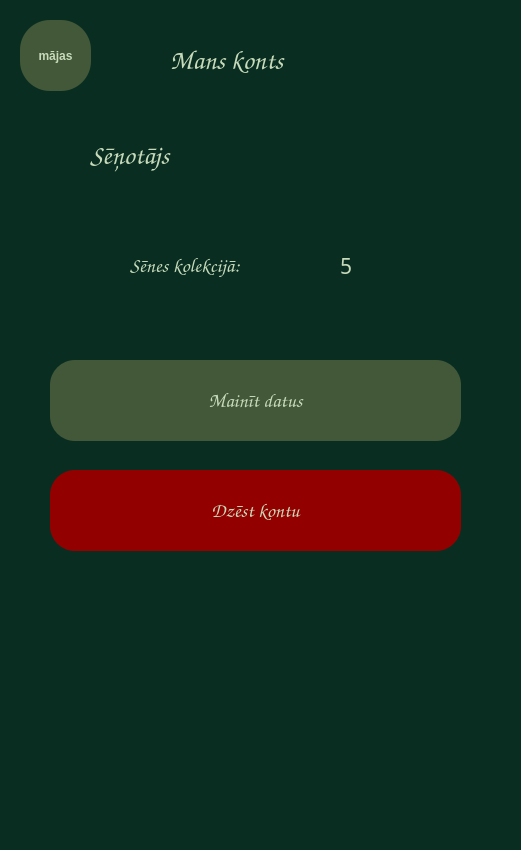
<?xml version="1.0" encoding="UTF-8"?>
<ui version="4.0">
 <class>MainWindow</class>
 <widget class="QMainWindow" name="MainWindow">
  <property name="geometry">
   <rect>
    <x>0</x>
    <y>0</y>
    <width>521</width>
    <height>850</height>
   </rect>
  </property>
  <property name="minimumSize">
   <size>
    <width>521</width>
    <height>850</height>
   </size>
  </property>
  <property name="maximumSize">
   <size>
    <width>520</width>
    <height>850</height>
   </size>
  </property>
  <property name="windowTitle">
   <string>MansKonts</string>
  </property>
  <property name="styleSheet">
   <string notr="true">background-color: rgb(9, 46, 33);</string>
  </property>
  <widget class="QWidget" name="centralwidget">
   <widget class="QPushButton" name="homebutton">
    <property name="geometry">
     <rect>
      <x>20</x>
      <y>20</y>
      <width>71</width>
      <height>71</height>
     </rect>
    </property>
    <property name="font">
     <font>
      <weight>75</weight>
      <bold>true</bold>
     </font>
    </property>
    <property name="styleSheet">
     <string notr="true">border-radius: 30px;
background-color: rgb(66, 88, 56);
color: rgb(199, 218, 186);</string>
    </property>
    <property name="text">
     <string>mājas</string>
    </property>
   </widget>
   <widget class="QLabel" name="newtitle">
    <property name="geometry">
     <rect>
      <x>170</x>
      <y>40</y>
      <width>181</width>
      <height>41</height>
     </rect>
    </property>
    <property name="minimumSize">
     <size>
      <width>181</width>
      <height>41</height>
     </size>
    </property>
    <property name="maximumSize">
     <size>
      <width>181</width>
      <height>41</height>
     </size>
    </property>
    <property name="palette">
     <palette>
      <active>
       <colorrole role="WindowText">
        <brush brushstyle="SolidPattern">
         <color alpha="255">
          <red>199</red>
          <green>218</green>
          <blue>186</blue>
         </color>
        </brush>
       </colorrole>
       <colorrole role="Button">
        <brush brushstyle="SolidPattern">
         <color alpha="255">
          <red>9</red>
          <green>46</green>
          <blue>33</blue>
         </color>
        </brush>
       </colorrole>
       <colorrole role="Text">
        <brush brushstyle="SolidPattern">
         <color alpha="255">
          <red>199</red>
          <green>218</green>
          <blue>186</blue>
         </color>
        </brush>
       </colorrole>
       <colorrole role="Base">
        <brush brushstyle="SolidPattern">
         <color alpha="255">
          <red>9</red>
          <green>46</green>
          <blue>33</blue>
         </color>
        </brush>
       </colorrole>
       <colorrole role="Window">
        <brush brushstyle="SolidPattern">
         <color alpha="255">
          <red>9</red>
          <green>46</green>
          <blue>33</blue>
         </color>
        </brush>
       </colorrole>
      </active>
      <inactive>
       <colorrole role="WindowText">
        <brush brushstyle="SolidPattern">
         <color alpha="255">
          <red>199</red>
          <green>218</green>
          <blue>186</blue>
         </color>
        </brush>
       </colorrole>
       <colorrole role="Button">
        <brush brushstyle="SolidPattern">
         <color alpha="255">
          <red>9</red>
          <green>46</green>
          <blue>33</blue>
         </color>
        </brush>
       </colorrole>
       <colorrole role="Text">
        <brush brushstyle="SolidPattern">
         <color alpha="255">
          <red>199</red>
          <green>218</green>
          <blue>186</blue>
         </color>
        </brush>
       </colorrole>
       <colorrole role="Base">
        <brush brushstyle="SolidPattern">
         <color alpha="255">
          <red>9</red>
          <green>46</green>
          <blue>33</blue>
         </color>
        </brush>
       </colorrole>
       <colorrole role="Window">
        <brush brushstyle="SolidPattern">
         <color alpha="255">
          <red>9</red>
          <green>46</green>
          <blue>33</blue>
         </color>
        </brush>
       </colorrole>
      </inactive>
      <disabled>
       <colorrole role="WindowText">
        <brush brushstyle="SolidPattern">
         <color alpha="255">
          <red>120</red>
          <green>120</green>
          <blue>120</blue>
         </color>
        </brush>
       </colorrole>
       <colorrole role="Button">
        <brush brushstyle="SolidPattern">
         <color alpha="255">
          <red>9</red>
          <green>46</green>
          <blue>33</blue>
         </color>
        </brush>
       </colorrole>
       <colorrole role="Text">
        <brush brushstyle="SolidPattern">
         <color alpha="255">
          <red>120</red>
          <green>120</green>
          <blue>120</blue>
         </color>
        </brush>
       </colorrole>
       <colorrole role="Base">
        <brush brushstyle="SolidPattern">
         <color alpha="255">
          <red>9</red>
          <green>46</green>
          <blue>33</blue>
         </color>
        </brush>
       </colorrole>
       <colorrole role="Window">
        <brush brushstyle="SolidPattern">
         <color alpha="255">
          <red>9</red>
          <green>46</green>
          <blue>33</blue>
         </color>
        </brush>
       </colorrole>
      </disabled>
     </palette>
    </property>
    <property name="font">
     <font>
      <family>Comic Sans MS</family>
      <pointsize>20</pointsize>
      <weight>75</weight>
      <bold>true</bold>
     </font>
    </property>
    <property name="autoFillBackground">
     <bool>false</bool>
    </property>
    <property name="locale">
     <locale language="Latvian" country="Latvia"/>
    </property>
    <property name="text">
     <string>Mans konts</string>
    </property>
    <property name="wordWrap">
     <bool>false</bool>
    </property>
    <property name="margin">
     <number>0</number>
    </property>
   </widget>
   <widget class="QPushButton" name="changedatabutton">
    <property name="geometry">
     <rect>
      <x>50</x>
      <y>360</y>
      <width>411</width>
      <height>81</height>
     </rect>
    </property>
    <property name="minimumSize">
     <size>
      <width>151</width>
      <height>41</height>
     </size>
    </property>
    <property name="maximumSize">
     <size>
      <width>411</width>
      <height>81</height>
     </size>
    </property>
    <property name="palette">
     <palette>
      <active>
       <colorrole role="WindowText">
        <brush brushstyle="SolidPattern">
         <color alpha="255">
          <red>199</red>
          <green>218</green>
          <blue>186</blue>
         </color>
        </brush>
       </colorrole>
       <colorrole role="Button">
        <brush brushstyle="SolidPattern">
         <color alpha="255">
          <red>66</red>
          <green>88</green>
          <blue>56</blue>
         </color>
        </brush>
       </colorrole>
       <colorrole role="Text">
        <brush brushstyle="SolidPattern">
         <color alpha="255">
          <red>199</red>
          <green>218</green>
          <blue>186</blue>
         </color>
        </brush>
       </colorrole>
       <colorrole role="ButtonText">
        <brush brushstyle="SolidPattern">
         <color alpha="255">
          <red>199</red>
          <green>218</green>
          <blue>186</blue>
         </color>
        </brush>
       </colorrole>
       <colorrole role="Base">
        <brush brushstyle="SolidPattern">
         <color alpha="255">
          <red>66</red>
          <green>88</green>
          <blue>56</blue>
         </color>
        </brush>
       </colorrole>
       <colorrole role="Window">
        <brush brushstyle="SolidPattern">
         <color alpha="255">
          <red>66</red>
          <green>88</green>
          <blue>56</blue>
         </color>
        </brush>
       </colorrole>
      </active>
      <inactive>
       <colorrole role="WindowText">
        <brush brushstyle="SolidPattern">
         <color alpha="255">
          <red>199</red>
          <green>218</green>
          <blue>186</blue>
         </color>
        </brush>
       </colorrole>
       <colorrole role="Button">
        <brush brushstyle="SolidPattern">
         <color alpha="255">
          <red>66</red>
          <green>88</green>
          <blue>56</blue>
         </color>
        </brush>
       </colorrole>
       <colorrole role="Text">
        <brush brushstyle="SolidPattern">
         <color alpha="255">
          <red>199</red>
          <green>218</green>
          <blue>186</blue>
         </color>
        </brush>
       </colorrole>
       <colorrole role="ButtonText">
        <brush brushstyle="SolidPattern">
         <color alpha="255">
          <red>199</red>
          <green>218</green>
          <blue>186</blue>
         </color>
        </brush>
       </colorrole>
       <colorrole role="Base">
        <brush brushstyle="SolidPattern">
         <color alpha="255">
          <red>66</red>
          <green>88</green>
          <blue>56</blue>
         </color>
        </brush>
       </colorrole>
       <colorrole role="Window">
        <brush brushstyle="SolidPattern">
         <color alpha="255">
          <red>66</red>
          <green>88</green>
          <blue>56</blue>
         </color>
        </brush>
       </colorrole>
      </inactive>
      <disabled>
       <colorrole role="WindowText">
        <brush brushstyle="SolidPattern">
         <color alpha="255">
          <red>199</red>
          <green>218</green>
          <blue>186</blue>
         </color>
        </brush>
       </colorrole>
       <colorrole role="Button">
        <brush brushstyle="SolidPattern">
         <color alpha="255">
          <red>66</red>
          <green>88</green>
          <blue>56</blue>
         </color>
        </brush>
       </colorrole>
       <colorrole role="Text">
        <brush brushstyle="SolidPattern">
         <color alpha="255">
          <red>199</red>
          <green>218</green>
          <blue>186</blue>
         </color>
        </brush>
       </colorrole>
       <colorrole role="ButtonText">
        <brush brushstyle="SolidPattern">
         <color alpha="255">
          <red>199</red>
          <green>218</green>
          <blue>186</blue>
         </color>
        </brush>
       </colorrole>
       <colorrole role="Base">
        <brush brushstyle="SolidPattern">
         <color alpha="255">
          <red>66</red>
          <green>88</green>
          <blue>56</blue>
         </color>
        </brush>
       </colorrole>
       <colorrole role="Window">
        <brush brushstyle="SolidPattern">
         <color alpha="255">
          <red>66</red>
          <green>88</green>
          <blue>56</blue>
         </color>
        </brush>
       </colorrole>
      </disabled>
     </palette>
    </property>
    <property name="font">
     <font>
      <family>Comic Sans MS</family>
      <pointsize>15</pointsize>
      <weight>75</weight>
      <bold>true</bold>
     </font>
    </property>
    <property name="styleSheet">
     <string notr="true">border-radius: 25px;
background-color: rgb(66, 88, 56);
color: rgb(199, 218, 186);</string>
    </property>
    <property name="locale">
     <locale language="Latvian" country="Latvia"/>
    </property>
    <property name="text">
     <string>Mainīt datus</string>
    </property>
   </widget>
   <widget class="QLabel" name="usernamelabel">
    <property name="geometry">
     <rect>
      <x>240</x>
      <y>140</y>
      <width>211</width>
      <height>31</height>
     </rect>
    </property>
    <property name="minimumSize">
     <size>
      <width>211</width>
      <height>31</height>
     </size>
    </property>
    <property name="maximumSize">
     <size>
      <width>211</width>
      <height>31</height>
     </size>
    </property>
    <property name="palette">
     <palette>
      <active>
       <colorrole role="WindowText">
        <brush brushstyle="SolidPattern">
         <color alpha="255">
          <red>199</red>
          <green>218</green>
          <blue>186</blue>
         </color>
        </brush>
       </colorrole>
       <colorrole role="Button">
        <brush brushstyle="SolidPattern">
         <color alpha="255">
          <red>9</red>
          <green>46</green>
          <blue>33</blue>
         </color>
        </brush>
       </colorrole>
       <colorrole role="Text">
        <brush brushstyle="SolidPattern">
         <color alpha="255">
          <red>199</red>
          <green>218</green>
          <blue>186</blue>
         </color>
        </brush>
       </colorrole>
       <colorrole role="Base">
        <brush brushstyle="SolidPattern">
         <color alpha="255">
          <red>9</red>
          <green>46</green>
          <blue>33</blue>
         </color>
        </brush>
       </colorrole>
       <colorrole role="Window">
        <brush brushstyle="SolidPattern">
         <color alpha="255">
          <red>9</red>
          <green>46</green>
          <blue>33</blue>
         </color>
        </brush>
       </colorrole>
      </active>
      <inactive>
       <colorrole role="WindowText">
        <brush brushstyle="SolidPattern">
         <color alpha="255">
          <red>199</red>
          <green>218</green>
          <blue>186</blue>
         </color>
        </brush>
       </colorrole>
       <colorrole role="Button">
        <brush brushstyle="SolidPattern">
         <color alpha="255">
          <red>9</red>
          <green>46</green>
          <blue>33</blue>
         </color>
        </brush>
       </colorrole>
       <colorrole role="Text">
        <brush brushstyle="SolidPattern">
         <color alpha="255">
          <red>199</red>
          <green>218</green>
          <blue>186</blue>
         </color>
        </brush>
       </colorrole>
       <colorrole role="Base">
        <brush brushstyle="SolidPattern">
         <color alpha="255">
          <red>9</red>
          <green>46</green>
          <blue>33</blue>
         </color>
        </brush>
       </colorrole>
       <colorrole role="Window">
        <brush brushstyle="SolidPattern">
         <color alpha="255">
          <red>9</red>
          <green>46</green>
          <blue>33</blue>
         </color>
        </brush>
       </colorrole>
      </inactive>
      <disabled>
       <colorrole role="WindowText">
        <brush brushstyle="SolidPattern">
         <color alpha="255">
          <red>120</red>
          <green>120</green>
          <blue>120</blue>
         </color>
        </brush>
       </colorrole>
       <colorrole role="Button">
        <brush brushstyle="SolidPattern">
         <color alpha="255">
          <red>9</red>
          <green>46</green>
          <blue>33</blue>
         </color>
        </brush>
       </colorrole>
       <colorrole role="Text">
        <brush brushstyle="SolidPattern">
         <color alpha="255">
          <red>120</red>
          <green>120</green>
          <blue>120</blue>
         </color>
        </brush>
       </colorrole>
       <colorrole role="Base">
        <brush brushstyle="SolidPattern">
         <color alpha="255">
          <red>9</red>
          <green>46</green>
          <blue>33</blue>
         </color>
        </brush>
       </colorrole>
       <colorrole role="Window">
        <brush brushstyle="SolidPattern">
         <color alpha="255">
          <red>9</red>
          <green>46</green>
          <blue>33</blue>
         </color>
        </brush>
       </colorrole>
      </disabled>
     </palette>
    </property>
    <property name="font">
     <font>
      <family>OCR A Extended</family>
      <pointsize>16</pointsize>
      <weight>50</weight>
      <bold>false</bold>
     </font>
    </property>
    <property name="autoFillBackground">
     <bool>false</bool>
    </property>
    <property name="locale">
     <locale language="Latvian" country="Latvia"/>
    </property>
    <property name="text">
     <string/>
    </property>
    <property name="wordWrap">
     <bool>false</bool>
    </property>
    <property name="margin">
     <number>0</number>
    </property>
   </widget>
   <widget class="QLabel" name="hellotitle">
    <property name="geometry">
     <rect>
      <x>90</x>
      <y>130</y>
      <width>141</width>
      <height>51</height>
     </rect>
    </property>
    <property name="minimumSize">
     <size>
      <width>141</width>
      <height>51</height>
     </size>
    </property>
    <property name="maximumSize">
     <size>
      <width>141</width>
      <height>51</height>
     </size>
    </property>
    <property name="palette">
     <palette>
      <active>
       <colorrole role="WindowText">
        <brush brushstyle="SolidPattern">
         <color alpha="255">
          <red>199</red>
          <green>218</green>
          <blue>186</blue>
         </color>
        </brush>
       </colorrole>
       <colorrole role="Button">
        <brush brushstyle="SolidPattern">
         <color alpha="255">
          <red>9</red>
          <green>46</green>
          <blue>33</blue>
         </color>
        </brush>
       </colorrole>
       <colorrole role="Text">
        <brush brushstyle="SolidPattern">
         <color alpha="255">
          <red>199</red>
          <green>218</green>
          <blue>186</blue>
         </color>
        </brush>
       </colorrole>
       <colorrole role="Base">
        <brush brushstyle="SolidPattern">
         <color alpha="255">
          <red>9</red>
          <green>46</green>
          <blue>33</blue>
         </color>
        </brush>
       </colorrole>
       <colorrole role="Window">
        <brush brushstyle="SolidPattern">
         <color alpha="255">
          <red>9</red>
          <green>46</green>
          <blue>33</blue>
         </color>
        </brush>
       </colorrole>
      </active>
      <inactive>
       <colorrole role="WindowText">
        <brush brushstyle="SolidPattern">
         <color alpha="255">
          <red>199</red>
          <green>218</green>
          <blue>186</blue>
         </color>
        </brush>
       </colorrole>
       <colorrole role="Button">
        <brush brushstyle="SolidPattern">
         <color alpha="255">
          <red>9</red>
          <green>46</green>
          <blue>33</blue>
         </color>
        </brush>
       </colorrole>
       <colorrole role="Text">
        <brush brushstyle="SolidPattern">
         <color alpha="255">
          <red>199</red>
          <green>218</green>
          <blue>186</blue>
         </color>
        </brush>
       </colorrole>
       <colorrole role="Base">
        <brush brushstyle="SolidPattern">
         <color alpha="255">
          <red>9</red>
          <green>46</green>
          <blue>33</blue>
         </color>
        </brush>
       </colorrole>
       <colorrole role="Window">
        <brush brushstyle="SolidPattern">
         <color alpha="255">
          <red>9</red>
          <green>46</green>
          <blue>33</blue>
         </color>
        </brush>
       </colorrole>
      </inactive>
      <disabled>
       <colorrole role="WindowText">
        <brush brushstyle="SolidPattern">
         <color alpha="255">
          <red>120</red>
          <green>120</green>
          <blue>120</blue>
         </color>
        </brush>
       </colorrole>
       <colorrole role="Button">
        <brush brushstyle="SolidPattern">
         <color alpha="255">
          <red>9</red>
          <green>46</green>
          <blue>33</blue>
         </color>
        </brush>
       </colorrole>
       <colorrole role="Text">
        <brush brushstyle="SolidPattern">
         <color alpha="255">
          <red>120</red>
          <green>120</green>
          <blue>120</blue>
         </color>
        </brush>
       </colorrole>
       <colorrole role="Base">
        <brush brushstyle="SolidPattern">
         <color alpha="255">
          <red>9</red>
          <green>46</green>
          <blue>33</blue>
         </color>
        </brush>
       </colorrole>
       <colorrole role="Window">
        <brush brushstyle="SolidPattern">
         <color alpha="255">
          <red>9</red>
          <green>46</green>
          <blue>33</blue>
         </color>
        </brush>
       </colorrole>
      </disabled>
     </palette>
    </property>
    <property name="font">
     <font>
      <family>Comic Sans MS</family>
      <pointsize>20</pointsize>
      <weight>75</weight>
      <bold>true</bold>
     </font>
    </property>
    <property name="autoFillBackground">
     <bool>false</bool>
    </property>
    <property name="locale">
     <locale language="Latvian" country="Latvia"/>
    </property>
    <property name="text">
     <string>Sēņotājs</string>
    </property>
    <property name="wordWrap">
     <bool>false</bool>
    </property>
    <property name="margin">
     <number>0</number>
    </property>
   </widget>
   <widget class="QPushButton" name="deleteaccbutton">
    <property name="geometry">
     <rect>
      <x>50</x>
      <y>470</y>
      <width>411</width>
      <height>81</height>
     </rect>
    </property>
    <property name="minimumSize">
     <size>
      <width>151</width>
      <height>41</height>
     </size>
    </property>
    <property name="maximumSize">
     <size>
      <width>411</width>
      <height>81</height>
     </size>
    </property>
    <property name="palette">
     <palette>
      <active>
       <colorrole role="WindowText">
        <brush brushstyle="SolidPattern">
         <color alpha="255">
          <red>199</red>
          <green>218</green>
          <blue>186</blue>
         </color>
        </brush>
       </colorrole>
       <colorrole role="Button">
        <brush brushstyle="SolidPattern">
         <color alpha="255">
          <red>147</red>
          <green>0</green>
          <blue>0</blue>
         </color>
        </brush>
       </colorrole>
       <colorrole role="Text">
        <brush brushstyle="SolidPattern">
         <color alpha="255">
          <red>199</red>
          <green>218</green>
          <blue>186</blue>
         </color>
        </brush>
       </colorrole>
       <colorrole role="ButtonText">
        <brush brushstyle="SolidPattern">
         <color alpha="255">
          <red>199</red>
          <green>218</green>
          <blue>186</blue>
         </color>
        </brush>
       </colorrole>
       <colorrole role="Base">
        <brush brushstyle="SolidPattern">
         <color alpha="255">
          <red>147</red>
          <green>0</green>
          <blue>0</blue>
         </color>
        </brush>
       </colorrole>
       <colorrole role="Window">
        <brush brushstyle="SolidPattern">
         <color alpha="255">
          <red>147</red>
          <green>0</green>
          <blue>0</blue>
         </color>
        </brush>
       </colorrole>
      </active>
      <inactive>
       <colorrole role="WindowText">
        <brush brushstyle="SolidPattern">
         <color alpha="255">
          <red>199</red>
          <green>218</green>
          <blue>186</blue>
         </color>
        </brush>
       </colorrole>
       <colorrole role="Button">
        <brush brushstyle="SolidPattern">
         <color alpha="255">
          <red>147</red>
          <green>0</green>
          <blue>0</blue>
         </color>
        </brush>
       </colorrole>
       <colorrole role="Text">
        <brush brushstyle="SolidPattern">
         <color alpha="255">
          <red>199</red>
          <green>218</green>
          <blue>186</blue>
         </color>
        </brush>
       </colorrole>
       <colorrole role="ButtonText">
        <brush brushstyle="SolidPattern">
         <color alpha="255">
          <red>199</red>
          <green>218</green>
          <blue>186</blue>
         </color>
        </brush>
       </colorrole>
       <colorrole role="Base">
        <brush brushstyle="SolidPattern">
         <color alpha="255">
          <red>147</red>
          <green>0</green>
          <blue>0</blue>
         </color>
        </brush>
       </colorrole>
       <colorrole role="Window">
        <brush brushstyle="SolidPattern">
         <color alpha="255">
          <red>147</red>
          <green>0</green>
          <blue>0</blue>
         </color>
        </brush>
       </colorrole>
      </inactive>
      <disabled>
       <colorrole role="WindowText">
        <brush brushstyle="SolidPattern">
         <color alpha="255">
          <red>199</red>
          <green>218</green>
          <blue>186</blue>
         </color>
        </brush>
       </colorrole>
       <colorrole role="Button">
        <brush brushstyle="SolidPattern">
         <color alpha="255">
          <red>147</red>
          <green>0</green>
          <blue>0</blue>
         </color>
        </brush>
       </colorrole>
       <colorrole role="Text">
        <brush brushstyle="SolidPattern">
         <color alpha="255">
          <red>199</red>
          <green>218</green>
          <blue>186</blue>
         </color>
        </brush>
       </colorrole>
       <colorrole role="ButtonText">
        <brush brushstyle="SolidPattern">
         <color alpha="255">
          <red>199</red>
          <green>218</green>
          <blue>186</blue>
         </color>
        </brush>
       </colorrole>
       <colorrole role="Base">
        <brush brushstyle="SolidPattern">
         <color alpha="255">
          <red>147</red>
          <green>0</green>
          <blue>0</blue>
         </color>
        </brush>
       </colorrole>
       <colorrole role="Window">
        <brush brushstyle="SolidPattern">
         <color alpha="255">
          <red>147</red>
          <green>0</green>
          <blue>0</blue>
         </color>
        </brush>
       </colorrole>
      </disabled>
     </palette>
    </property>
    <property name="font">
     <font>
      <family>Comic Sans MS</family>
      <pointsize>15</pointsize>
      <weight>75</weight>
      <bold>true</bold>
     </font>
    </property>
    <property name="styleSheet">
     <string notr="true">border-radius: 25px;
background-color: rgb(147, 0, 0);
color: rgb(199, 218, 186);</string>
    </property>
    <property name="locale">
     <locale language="Latvian" country="Latvia"/>
    </property>
    <property name="text">
     <string>Dzēst kontu</string>
    </property>
   </widget>
   <widget class="QLabel" name="datasum">
    <property name="geometry">
     <rect>
      <x>340</x>
      <y>250</y>
      <width>111</width>
      <height>31</height>
     </rect>
    </property>
    <property name="minimumSize">
     <size>
      <width>111</width>
      <height>31</height>
     </size>
    </property>
    <property name="maximumSize">
     <size>
      <width>111</width>
      <height>31</height>
     </size>
    </property>
    <property name="palette">
     <palette>
      <active>
       <colorrole role="WindowText">
        <brush brushstyle="SolidPattern">
         <color alpha="255">
          <red>199</red>
          <green>218</green>
          <blue>186</blue>
         </color>
        </brush>
       </colorrole>
       <colorrole role="Button">
        <brush brushstyle="SolidPattern">
         <color alpha="255">
          <red>9</red>
          <green>46</green>
          <blue>33</blue>
         </color>
        </brush>
       </colorrole>
       <colorrole role="Text">
        <brush brushstyle="SolidPattern">
         <color alpha="255">
          <red>199</red>
          <green>218</green>
          <blue>186</blue>
         </color>
        </brush>
       </colorrole>
       <colorrole role="Base">
        <brush brushstyle="SolidPattern">
         <color alpha="255">
          <red>9</red>
          <green>46</green>
          <blue>33</blue>
         </color>
        </brush>
       </colorrole>
       <colorrole role="Window">
        <brush brushstyle="SolidPattern">
         <color alpha="255">
          <red>9</red>
          <green>46</green>
          <blue>33</blue>
         </color>
        </brush>
       </colorrole>
      </active>
      <inactive>
       <colorrole role="WindowText">
        <brush brushstyle="SolidPattern">
         <color alpha="255">
          <red>199</red>
          <green>218</green>
          <blue>186</blue>
         </color>
        </brush>
       </colorrole>
       <colorrole role="Button">
        <brush brushstyle="SolidPattern">
         <color alpha="255">
          <red>9</red>
          <green>46</green>
          <blue>33</blue>
         </color>
        </brush>
       </colorrole>
       <colorrole role="Text">
        <brush brushstyle="SolidPattern">
         <color alpha="255">
          <red>199</red>
          <green>218</green>
          <blue>186</blue>
         </color>
        </brush>
       </colorrole>
       <colorrole role="Base">
        <brush brushstyle="SolidPattern">
         <color alpha="255">
          <red>9</red>
          <green>46</green>
          <blue>33</blue>
         </color>
        </brush>
       </colorrole>
       <colorrole role="Window">
        <brush brushstyle="SolidPattern">
         <color alpha="255">
          <red>9</red>
          <green>46</green>
          <blue>33</blue>
         </color>
        </brush>
       </colorrole>
      </inactive>
      <disabled>
       <colorrole role="WindowText">
        <brush brushstyle="SolidPattern">
         <color alpha="255">
          <red>120</red>
          <green>120</green>
          <blue>120</blue>
         </color>
        </brush>
       </colorrole>
       <colorrole role="Button">
        <brush brushstyle="SolidPattern">
         <color alpha="255">
          <red>9</red>
          <green>46</green>
          <blue>33</blue>
         </color>
        </brush>
       </colorrole>
       <colorrole role="Text">
        <brush brushstyle="SolidPattern">
         <color alpha="255">
          <red>120</red>
          <green>120</green>
          <blue>120</blue>
         </color>
        </brush>
       </colorrole>
       <colorrole role="Base">
        <brush brushstyle="SolidPattern">
         <color alpha="255">
          <red>9</red>
          <green>46</green>
          <blue>33</blue>
         </color>
        </brush>
       </colorrole>
       <colorrole role="Window">
        <brush brushstyle="SolidPattern">
         <color alpha="255">
          <red>9</red>
          <green>46</green>
          <blue>33</blue>
         </color>
        </brush>
       </colorrole>
      </disabled>
     </palette>
    </property>
    <property name="font">
     <font>
      <family>OCR A Extended</family>
      <pointsize>16</pointsize>
      <weight>50</weight>
      <bold>false</bold>
     </font>
    </property>
    <property name="autoFillBackground">
     <bool>false</bool>
    </property>
    <property name="locale">
     <locale language="Latvian" country="Latvia"/>
    </property>
    <property name="text">
     <string>5</string>
    </property>
    <property name="wordWrap">
     <bool>false</bool>
    </property>
    <property name="margin">
     <number>0</number>
    </property>
   </widget>
   <widget class="QLabel" name="sumlabel">
    <property name="geometry">
     <rect>
      <x>130</x>
      <y>240</y>
      <width>201</width>
      <height>51</height>
     </rect>
    </property>
    <property name="minimumSize">
     <size>
      <width>141</width>
      <height>51</height>
     </size>
    </property>
    <property name="maximumSize">
     <size>
      <width>201</width>
      <height>51</height>
     </size>
    </property>
    <property name="palette">
     <palette>
      <active>
       <colorrole role="WindowText">
        <brush brushstyle="SolidPattern">
         <color alpha="255">
          <red>199</red>
          <green>218</green>
          <blue>186</blue>
         </color>
        </brush>
       </colorrole>
       <colorrole role="Button">
        <brush brushstyle="SolidPattern">
         <color alpha="255">
          <red>9</red>
          <green>46</green>
          <blue>33</blue>
         </color>
        </brush>
       </colorrole>
       <colorrole role="Text">
        <brush brushstyle="SolidPattern">
         <color alpha="255">
          <red>199</red>
          <green>218</green>
          <blue>186</blue>
         </color>
        </brush>
       </colorrole>
       <colorrole role="Base">
        <brush brushstyle="SolidPattern">
         <color alpha="255">
          <red>9</red>
          <green>46</green>
          <blue>33</blue>
         </color>
        </brush>
       </colorrole>
       <colorrole role="Window">
        <brush brushstyle="SolidPattern">
         <color alpha="255">
          <red>9</red>
          <green>46</green>
          <blue>33</blue>
         </color>
        </brush>
       </colorrole>
      </active>
      <inactive>
       <colorrole role="WindowText">
        <brush brushstyle="SolidPattern">
         <color alpha="255">
          <red>199</red>
          <green>218</green>
          <blue>186</blue>
         </color>
        </brush>
       </colorrole>
       <colorrole role="Button">
        <brush brushstyle="SolidPattern">
         <color alpha="255">
          <red>9</red>
          <green>46</green>
          <blue>33</blue>
         </color>
        </brush>
       </colorrole>
       <colorrole role="Text">
        <brush brushstyle="SolidPattern">
         <color alpha="255">
          <red>199</red>
          <green>218</green>
          <blue>186</blue>
         </color>
        </brush>
       </colorrole>
       <colorrole role="Base">
        <brush brushstyle="SolidPattern">
         <color alpha="255">
          <red>9</red>
          <green>46</green>
          <blue>33</blue>
         </color>
        </brush>
       </colorrole>
       <colorrole role="Window">
        <brush brushstyle="SolidPattern">
         <color alpha="255">
          <red>9</red>
          <green>46</green>
          <blue>33</blue>
         </color>
        </brush>
       </colorrole>
      </inactive>
      <disabled>
       <colorrole role="WindowText">
        <brush brushstyle="SolidPattern">
         <color alpha="255">
          <red>120</red>
          <green>120</green>
          <blue>120</blue>
         </color>
        </brush>
       </colorrole>
       <colorrole role="Button">
        <brush brushstyle="SolidPattern">
         <color alpha="255">
          <red>9</red>
          <green>46</green>
          <blue>33</blue>
         </color>
        </brush>
       </colorrole>
       <colorrole role="Text">
        <brush brushstyle="SolidPattern">
         <color alpha="255">
          <red>120</red>
          <green>120</green>
          <blue>120</blue>
         </color>
        </brush>
       </colorrole>
       <colorrole role="Base">
        <brush brushstyle="SolidPattern">
         <color alpha="255">
          <red>9</red>
          <green>46</green>
          <blue>33</blue>
         </color>
        </brush>
       </colorrole>
       <colorrole role="Window">
        <brush brushstyle="SolidPattern">
         <color alpha="255">
          <red>9</red>
          <green>46</green>
          <blue>33</blue>
         </color>
        </brush>
       </colorrole>
      </disabled>
     </palette>
    </property>
    <property name="font">
     <font>
      <family>Comic Sans MS</family>
      <pointsize>15</pointsize>
      <weight>50</weight>
      <bold>false</bold>
     </font>
    </property>
    <property name="autoFillBackground">
     <bool>false</bool>
    </property>
    <property name="locale">
     <locale language="Latvian" country="Latvia"/>
    </property>
    <property name="text">
     <string>Sēnes kolekcijā:</string>
    </property>
    <property name="wordWrap">
     <bool>false</bool>
    </property>
    <property name="margin">
     <number>0</number>
    </property>
   </widget>
   <zorder>homebutton</zorder>
   <zorder>newtitle</zorder>
   <zorder>changedatabutton</zorder>
   <zorder>hellotitle</zorder>
   <zorder>usernamelabel</zorder>
   <zorder>deleteaccbutton</zorder>
   <zorder>datasum</zorder>
   <zorder>sumlabel</zorder>
  </widget>
  <widget class="QStatusBar" name="statusbar"/>
 </widget>
 <resources/>
 <connections/>
</ui>
